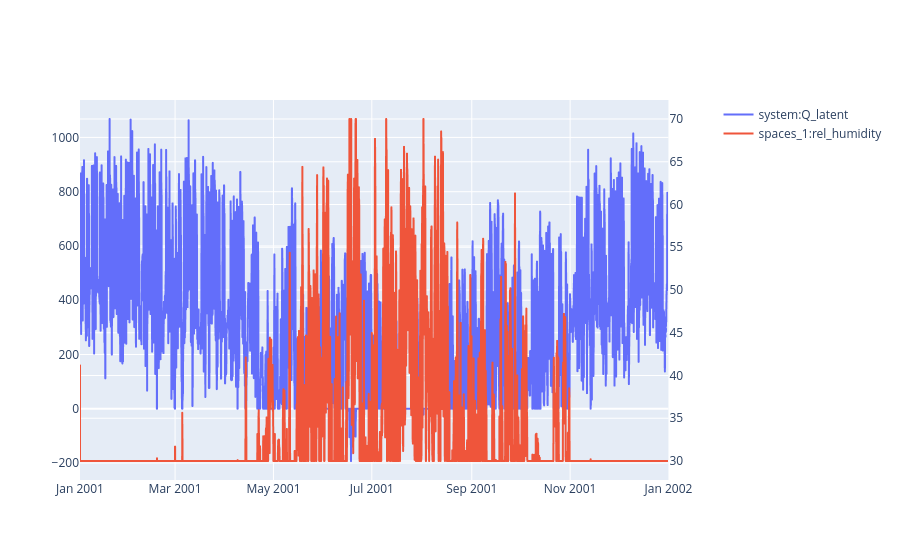

Notebook source saved alongside this figure:
### Code cell
sim.plot(pro.dates(),[pro.component("system").variable("Q_latent"),pro.component("spaces_1").variable("rel_humidity")],axis=[1,2])

### Figure 1 — Plotly figure (JSON) as saved in the notebook; plotly's stock layout.template omitted (floating-point values rounded to 4 significant figures; data arrays with more than 128 entries replaced by an {"elided": "..."} marker saying what was removed)
{"data": [{"hovertemplate": "date=%{x}<br>system:Q_latent=%{y}<extra></extra>", "legendgroup": "", "line": {"dash": "solid"}, "marker": {"symbol": "circle"}, "mode": "lines", "name": "system:Q_latent", "showlegend": true, "type": "scattergl", "x": {"elided": "8760 str values"}, "xaxis": "x", "y": {"elided": "8760 float values"}, "yaxis": "y"}, {"hovertemplate": "date=%{x}<br>spaces_1:rel_humidity=%{y}<extra></extra>", "legendgroup": "", "line": {"dash": "solid"}, "marker": {"symbol": "circle"}, "mode": "lines", "name": "spaces_1:rel_humidity", "showlegend": true, "type": "scattergl", "x": {"elided": "8760 str values"}, "xaxis": "x", "y": {"elided": "8760 float values"}, "yaxis": "y2"}], "layout": {"xaxis": {"anchor": "y", "domain": [0, 0.94]}, "yaxis": {"anchor": "x", "domain": [0, 1]}, "yaxis2": {"anchor": "x", "overlaying": "y", "side": "right"}}}
